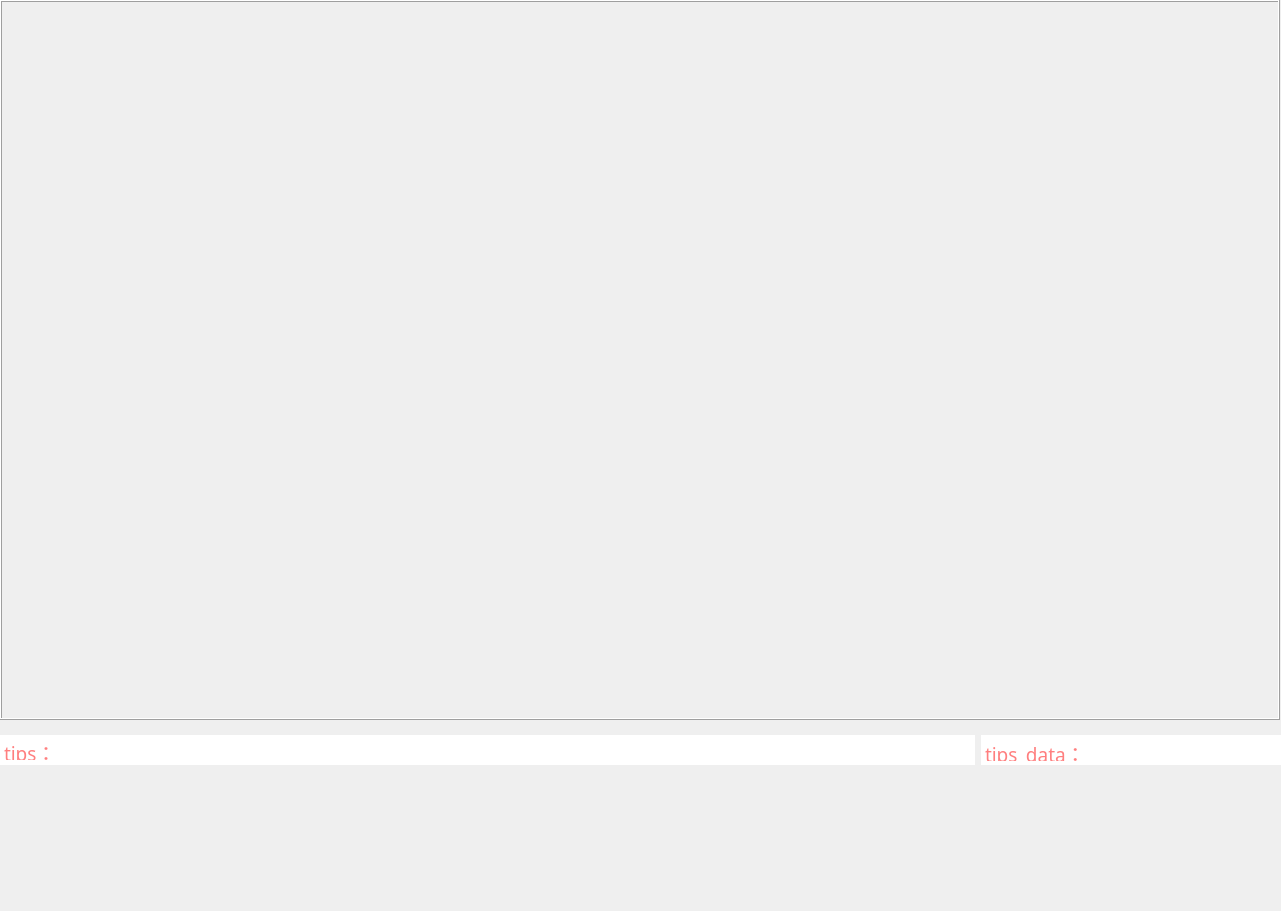
  <widget class="QWidget" name="widget_video" native="true">
   <property name="enabled">
    <bool>true</bool>
   </property>
   <property name="geometry">
    <rect>
     <x>10</x>
     <y>10</y>
     <width>1281</width>
     <height>911</height>
    </rect>
   </property>
   <widget class="QLabel" name="lab_video">
    <property name="enabled">
     <bool>true</bool>
    </property>
    <property name="geometry">
     <rect>
      <x>0</x>
      <y>0</y>
      <width>1280</width>
      <height>720</height>
     </rect>
    </property>
    <property name="minimumSize">
     <size>
      <width>1280</width>
      <height>720</height>
     </size>
    </property>
    <property name="maximumSize">
     <size>
      <width>1280</width>
      <height>720</height>
     </size>
    </property>
    <property name="frameShape">
     <enum>QFrame::Box</enum>
    </property>
    <property name="frameShadow">
     <enum>QFrame::Raised</enum>
    </property>
    <property name="lineWidth">
     <number>1</number>
    </property>
    <property name="text">
     <string/>
    </property>
   </widget>
   <widget class="QWidget" name="horizontalLayoutWidget_6">
    <property name="geometry">
     <rect>
      <x>0</x>
      <y>730</y>
      <width>1281</width>
      <height>41</height>
     </rect>
    </property>
    <layout class="QHBoxLayout" name="tip">
     <item>
      <widget class="QTextBrowser" name="tips">
       <property name="maximumSize">
        <size>
         <width>16777215</width>
         <height>30</height>
        </size>
       </property>
       <property name="font">
        <font>
         <family>Microsoft YaHei UI Light</family>
         <pointsize>14</pointsize>
        </font>
       </property>
       <property name="cursor" stdset="0">
        <cursorShape>PointingHandCursor</cursorShape>
       </property>
       <property name="styleSheet">
        <string notr="true">color:rgb(255, 0, 0)</string>
       </property>
       <property name="frameShape">
        <enum>QFrame::NoFrame</enum>
       </property>
       <property name="verticalScrollBarPolicy">
        <enum>Qt::ScrollBarAlwaysOff</enum>
       </property>
       <property name="horizontalScrollBarPolicy">
        <enum>Qt::ScrollBarAlwaysOff</enum>
       </property>
       <property name="lineWrapMode">
        <enum>QTextEdit::NoWrap</enum>
       </property>
       <property name="readOnly">
        <bool>true</bool>
       </property>
       <property name="html">
        <string>&lt;!DOCTYPE HTML PUBLIC &quot;-//W3C//DTD HTML 4.0//EN&quot; &quot;http://www.w3.org/TR/REC-html40/strict.dtd&quot;&gt;
&lt;html&gt;&lt;head&gt;&lt;meta name=&quot;qrichtext&quot; content=&quot;1&quot; /&gt;&lt;style type=&quot;text/css&quot;&gt;
p, li { white-space: pre-wrap; }
&lt;/style&gt;&lt;/head&gt;&lt;body style=&quot; font-family:'Microsoft YaHei UI Light','Microsoft YaHei UI Light'; font-size:14pt; font-weight:400; font-style:normal;&quot;&gt;
&lt;p style=&quot;-qt-paragraph-type:empty; margin-top:0px; margin-bottom:0px; margin-left:0px; margin-right:0px; -qt-block-indent:0; text-indent:0px;&quot;&gt;&lt;br /&gt;&lt;/p&gt;&lt;/body&gt;&lt;/html&gt;</string>
       </property>
       <property name="placeholderText">
        <string>tips：</string>
       </property>
      </widget>
     </item>
     <item>
      <widget class="QTextBrowser" name="tip_data">
       <property name="maximumSize">
        <size>
         <width>300</width>
         <height>30</height>
        </size>
       </property>
       <property name="font">
        <font>
         <family>Microsoft YaHei UI Light</family>
         <pointsize>14</pointsize>
        </font>
       </property>
       <property name="cursor" stdset="0">
        <cursorShape>PointingHandCursor</cursorShape>
       </property>
       <property name="styleSheet">
        <string notr="true">color:rgb(255, 0, 0)</string>
       </property>
       <property name="frameShape">
        <enum>QFrame::NoFrame</enum>
       </property>
       <property name="verticalScrollBarPolicy">
        <enum>Qt::ScrollBarAlwaysOff</enum>
       </property>
       <property name="horizontalScrollBarPolicy">
        <enum>Qt::ScrollBarAlwaysOff</enum>
       </property>
       <property name="lineWrapMode">
        <enum>QTextEdit::NoWrap</enum>
       </property>
       <property name="html">
        <string>&lt;!DOCTYPE HTML PUBLIC &quot;-//W3C//DTD HTML 4.0//EN&quot; &quot;http://www.w3.org/TR/REC-html40/strict.dtd&quot;&gt;
&lt;html&gt;&lt;head&gt;&lt;meta name=&quot;qrichtext&quot; content=&quot;1&quot; /&gt;&lt;style type=&quot;text/css&quot;&gt;
p, li { white-space: pre-wrap; }
&lt;/style&gt;&lt;/head&gt;&lt;body style=&quot; font-family:'Microsoft YaHei UI Light','Microsoft YaHei UI Light'; font-size:14pt; font-weight:400; font-style:normal;&quot;&gt;
&lt;p style=&quot;-qt-paragraph-type:empty; margin-top:0px; margin-bottom:0px; margin-left:0px; margin-right:0px; -qt-block-indent:0; text-indent:0px; font-size:10pt;&quot;&gt;&lt;br /&gt;&lt;/p&gt;&lt;/body&gt;&lt;/html&gt;</string>
       </property>
       <property name="placeholderText">
        <string>tips_data：</string>
       </property>
      </widget>
     </item>
    </layout>
   </widget>
  </widget>
